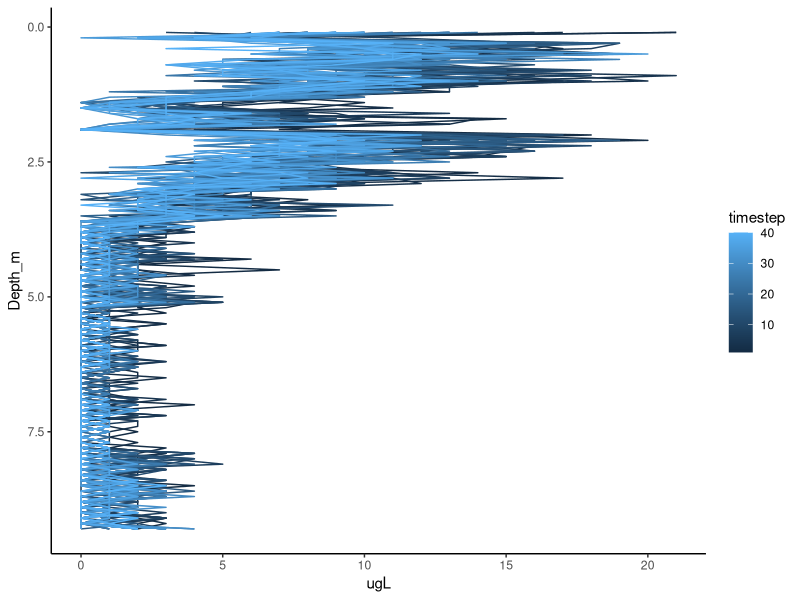

Generate this figure with R:
## ---- chunk 1
# =============================================================================
# Load packages
# =============================================================================
library(tidyverse)

# =============================================================================
# Movement function
# =============================================================================
movement <- function(inds, yloc = 2, ymax = 9.3){
    total_inds   <- dim(inds)[1]; # Get the number of individuals in inds
    dens         <- (999.83952 + 16.945176*env[,1] - 0.0079870401*env[,1]^2 - 0.000046170461*env[,1]^3 + 0.00000010556302*env[,1]^4 -
0.00000000028054253*env[,1]^5)/(1 + 0.016879850*env[,1]) #Kell equation for water density (Kell, 1975)
    log_ratio_visc         <- exp((20 - env[,1])/(env[,1] + 96)*(1.2364 - 0.00137*(20 - env[,1]) + 0.0000057*(20 - env[,1])^2)) #stuck here figuring out how to get back to viscosity at target temp from log10(ratio of viscosity at target temp/viscosity at 20 degrees C)
    visc         <- exp(log_ratio_visc)
    move_dists   <- c(-0.1, 0, 0.1);  # Define the possible distances to move
    y_move       <- sample(x = move_dists, size = total_inds, replace = TRUE);
    inds[, yloc] <- inds[, yloc] + y_move;
    # =========   The reflecting boundary is added below
    for(i in 1:total_inds){ 
        if(inds[i, yloc] > ymax){         # If it moved past the maximum depth
            inds[i, yloc] <- ymax;        # Then move it back to the maximum depth
        }
        if(inds[i, yloc] < 0.1){            # If it moved below 0.1 (above surface)
            inds[i, yloc] <- 0.1;           # Then move it back to 0.1 (surface)
        }
    } 
    # =========  Now all individuals should stay on the landscape
    return(inds);
}

# =============================================================================
# Birth function
# =============================================================================
birth <- function(inds, lambda = 0.5, repr_col = 4){
    total_inds       <- dim(inds)[1]; # Get the number of individuals in inds
    ind_cols         <- dim(inds)[2]; # Total inds columns
    inds[, repr_col] <- rpois(n = total_inds, lambda = lambda); 
    total_off        <- sum(inds[, repr_col]);
    # ---- We now have the total number of new offspring; now add to inds
    new_inds     <- array(data = 0, dim = c(total_off, ind_cols));
    new_inds[,1] <- rnorm(n = dim(new_inds)[1], mean = 23, sd = 3);
    new_inds[,2] <- sample(x = 1:8, size = dim(new_inds)[1], replace = TRUE);
    new_inds[,3] <- sample(x = 1:8, size = dim(new_inds)[1], replace = TRUE);
    # ---- Our new offspring can now be attached in the inds array
    inds <- rbind(inds, new_inds);
    return(inds);
}

# =============================================================================
# Death function
# =============================================================================
death <- function(inds, xlen = 8, ylen = 8, dcol = 5, xcol = 2, ycol = 3){
    for(xdim in 1:xlen){      # For each row `xdim` of the landscape...
        for(ydim in 1:ylen){  # For each col `ydim` of the landscape...
            # Get the total number of individuals on the landscape cell
            on_cell <- sum( inds[, xcol] == xdim & inds[, ycol]  == ydim);
            # Only do something if on_cell is more than one
            if(on_cell > 1){
                # Get all of the occupants on the cell
                occupants <- which(inds[, xcol] == xdim & inds[, ycol] == ydim);
                # Sample all but one random occupants to die
                rand_occ  <- sample(x = occupants, size = on_cell - 1);
                # Then add their death to the last column of inds
                inds[rand_occ, dcol] <- 1;
            }
        }
    }
    return(inds);
}

# =============================================================================
# Simulate phytoplankton dynamics
# =============================================================================
# ----- Initialise individuals (phytos)
# TMRW: pick back up here
# Pull in an example FP profile
fp <- read_csv("./data/FluoroProbe_2018-08-02_FCR_50.csv")

# Create inds by looping through each depth increment and then creating that number of individuals at that depth based on ug/L
depths <- seq(from = 0.1, to = 9.3, by = 0.1)

inds <- NULL

for(i in 1:length(depths)){
  temp <- fp[i,]
  
  temp.df <- array(data = 0, dim = c(round(temp$TotalConcNoMixed_ugL,0),2))
  temp.df[,1] <- 1 #placeholder for taxon ID or some other trait
  temp.df[,2] <- depths[i]
  
  inds <- rbind(inds, temp.df)
}
colnames(inds) <- c("PFG","yloc")

# ----- Initialise environment (water temperature)

env <- array(data = 0, dim = c(length(depths),2))
  env[,1] <- 10 #water temperature; constant for now
  env[,2] <- depths
colnames(env) <- c("wt","yloc")

# ---- Start the simulation as before
ts         <- 0;
time_steps <- 40;
inds_hist  <- NULL;
while(ts < time_steps){
    inds            <- movement(inds); 
    #inds            <- birth(inds, lambda = 1.5);
    #inds            <- death(inds);
    #inds            <- inds[inds[, 5] == 0,]; # Retain living
    ts              <- ts + 1; 
    inds_hist[[ts]] <- inds;
}

# =============================================================================
# Print the results
# =============================================================================
ind_yloc <- array(data = NA, dim = c(40,length(depths)+1));
colnames(ind_yloc) <- c("timestep",depths)
for(i in 1:40){
  for(j in 1:length(depths)){
    ind_yloc[i, 1] <- i;                      # Save the time step
    ind_yloc[i, j+1] <- length(inds_hist[[i]][which(inds_hist[[i]][,2] == depths[j]),1]); # Save the number of individuals at each depth
  }
}
print(ind_yloc);

# =============================================================================
# Plot the results
# =============================================================================
plot_yloc <- data.frame(ind_yloc) %>%
  gather(X0.1:X9.3, key = "Depth_m",value = "ugL") %>%
  mutate(Depth_m = as.double(substring(Depth_m, 2)))
head(plot_yloc)

ggplot(data = plot_yloc, aes(x = ugL, y = Depth_m, group = timestep, color = timestep))+
  geom_path()+
  scale_y_reverse()+
  theme_classic()
